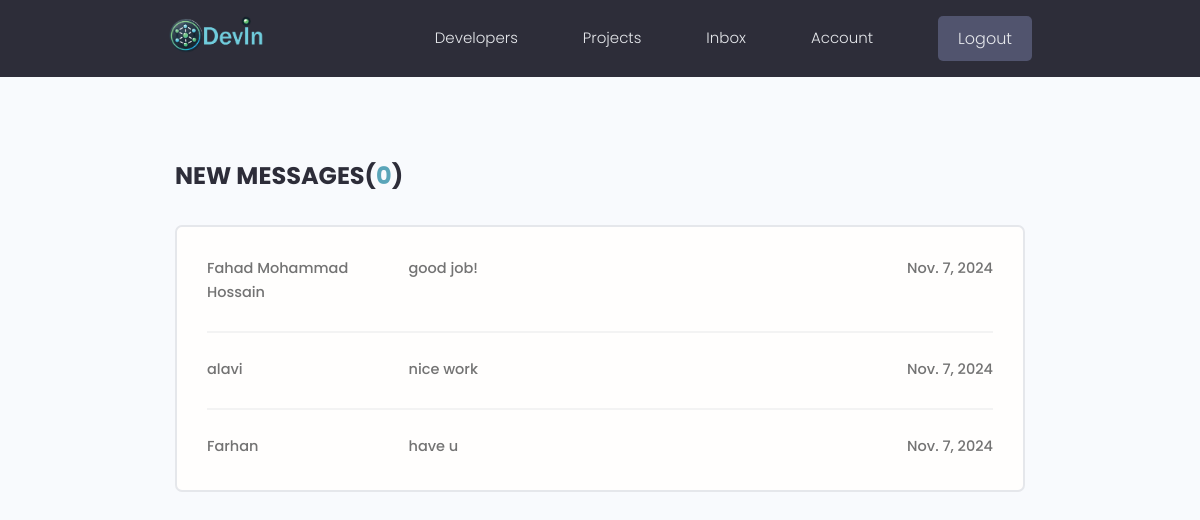
Page /inbox (signed in) on the committed database.
### users/models.py (models this page shows, shortened)
class Messages(models.Model):
    sender = models.ForeignKey(Profile ,on_delete=models.SET_NULL , null=True , blank=True )#    on_delete=models.SET_NULL if user delted chat will remain like facebook
    recipient =  models.ForeignKey(Profile ,on_delete=models.SET_NULL , null=True , blank=True ,related_name='message')#    related_name='message' joinig with the profile model
    name = models.CharField(max_length=200, blank=True, null=True)
    email = models.EmailField(max_length=200, blank=True, null=True)
    subject = models.CharField(max_length=200, blank=True, null=True)
    body = models.TextField()
    is_read =models.BooleanField(default=False , null = True)
    created = models.DateField(auto_now_add=True)
    id = models.UUIDField(default=uuid.uuid4, unique=True, primary_key=True, editable=False)
    class Meta:
        ordering = ['is_read', 'created']

### users/views.py (the view)
# urls.py: path('inbox', views.inbox , name='inbox'),
@login_required(login_url='login')
def inbox(request):
    profile = request.user.profile
    messageRequests = profile.message.all() #related_name = message in the model that conneted it to profile
    unreadCount = messageRequests.filter(is_read = False).count() #counting unread messsages
    context ={'messageRequests' : messageRequests , 'unreadCount': unreadCount}
    return render(request, 'users/inbox.html',context)

### users/templates/users/inbox.html (shortened to what this page needs)
{% extends 'main.html' %}
{% load static %}
{% block content %}
  <main class="inbox my-xl">
    <div class="content-box">
      <h3 class="inbox__title">New Messages(<span>{{unreadCount}}</span>)</h3>
      <ul class="messages">
        {% for message in messageRequests %}
        {% if message.is_read == False %}
        <li class="message message--unread">
          {% else %}
          <li class="message">
          {% endif %}
          <a href="{% url 'message' message.id %}">
            <span class="message__author">{{message.name}}</span>
            <span class="message__subject">{{message.subject}}</span>
            <span class="message__date">{{message.created}}</span>
          </a>
        </li>
       {% endfor %}
      </ul>
    </div>
  </main>
  {% endblock %}

### static/styles/app.css (style rules this page uses)
:root { --color-sub: #2d2d39; }
.content-box { width: 95%; max-width: 85rem; margin: 0 auto; }
.inbox { height: 90vh; }
.inbox__title, .inbox__title span { font-size: 2.4rem; font-weight: 700; color: var(--color-sub); text-transform: uppercase; text-align: left; margin-bottom: 3rem; }
.inbox__title span { color: var(--color-main); }
.messages { list-style: none; background: var(--color-white); padding: 0.5rem 3rem; border: 2px solid var(--color-light); border-radius: 0.7rem; }
.message { padding: 2.5rem 0; }
.message > a span { font-size: 1.45rem; font-weight: 500; }
.message:not(:last-child) { border-bottom: 2px solid var(--color-white-light); }
.message > a { display: flex; gap: 1rem; }
.message__author, .message__date { flex-basis: 25%; }
.message__subject { flex-basis: 50%; }
.message__date { text-align: right; }

### static/uikit/styles/modules/_variables.css (style rules this page uses)
:root { --color-main: #5aa5b9; --color-main-light: #e6faff; --color-sub: #3f4156; --color-sub-light: #51546e; --color-sub-lighter: #ededfd; --color-text: #737373; --color-gray: #8b8b8b; --color-light: #e5e7eb; --color-light-gray: #767676; --color-bg: #f8fafd; --color-white: #fffefd; --color-white-light: #f3f3f3; --color-success: #359e64; --color-success-bg: #def8e8; --color-error: #fc4b0b; --color-error-bg: #fff2ee; --font-base: 'Poppins', arial, helvetica, 'Segoe UI', roboto, ubuntu, sans-serif; --font-monospace: 'Fira Code', 'Courier New', courier, monospace; --font-regular: 300; --font-medium: 500; --font-bold: 700; --generic-shadow: 1px 1px 5px #00000010; --generic-transition: all 0.3s ease-in-out; }

### static/uikit/styles/modules/_base.css (style rules this page uses)
* { margin: 0; padding: 0; box-sizing: border-box; text-rendering: optimizeLegibility; color: inherit; font-size: inherit; }
html { font-size: 50%; }
@media only screen and (min-width: 480px) { html { font-size: 56.25%; } }
@media only screen and (min-width: 1200px) { html { font-size: 62.5%; } }
body { line-height: 1.6; font-weight: 400; font-size: 1.5rem; color: var(--color-text); background-color: var(--color-bg); min-height: 100vh; }

### static/uikit/styles/modules/_typography.css (style rules this page uses)
* { font-family: var(--font-base); }
h3 { font-size: 3.2rem; font-weight: var(--font-medium); }
p, span, strong { font-size: 1.6rem; color: var(--color-text); font-weight: var(--font-regular); }
a { padding-bottom: 2px; text-decoration: none; display: inline-block; color: var(--color-main); font-weight: var(--font-medium); }

### static/uikit/styles/modules/_utilities.css (style rules this page uses)
.my-xl { margin: 8rem auto; }

### rows in the picture
Messages: name "Fahad Mohammad Hossain", subject "good job!", created "Nov. 7, 2024"
Messages: name "alavi", subject "nice work", created "Nov. 7, 2024"
Messages: name "Farhan", subject "have u", created "Nov. 7, 2024"

### other values in the picture
{{ unreadCount }} "0"
